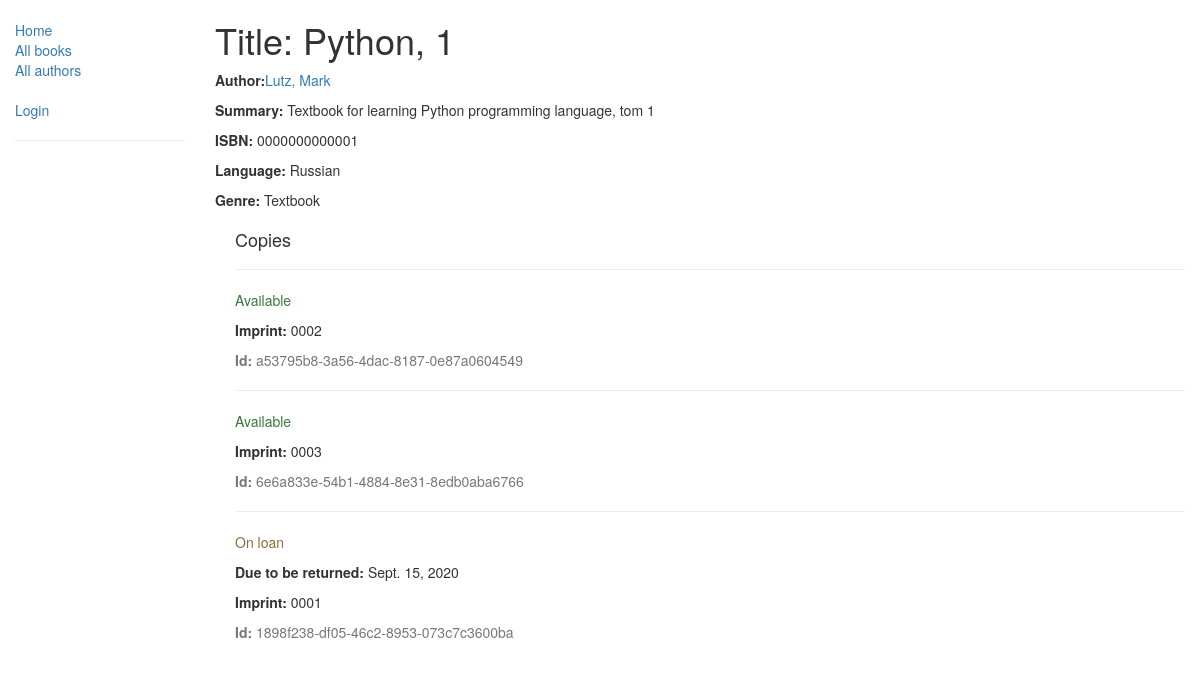
/catalog/book/1, run on the app's committed database.
### catalog/models.py (models this page shows, shortened)
class Book(models.Model):
    title = models.CharField(max_length=200)
    author = models.ForeignKey('Author', on_delete=models.SET_NULL, null=True)
    summary = models.TextField(max_length=1000, help_text="Enter a brief description of the book")
    isbn = models.CharField('ISBN', max_length=13,
                            help_text='13 Character <a href="https://www.isbn-international.org/content/what-isbn'
                                      '">ISBN number</a>')
    genre = models.ManyToManyField(Genre, help_text="Select a genre for this book")
    language = models.ForeignKey('Language', on_delete=models.SET_NULL, null=True)
    def display_genre(self):
        """
        Creates a string for the Genre. This is required to display genre in Admin.
        """
        return ', '.join([genre.name for genre in self.genre.all()[:3]])
    display_genre.short_description = 'Genre'
    class Meta:
        permissions = (("can_set_book", "Set changes book"),)

class Author(models.Model):
    first_name = models.CharField(max_length=100)
    last_name = models.CharField(max_length=100)
    date_of_birth = models.DateField(null=True, blank=True)
    date_of_death = models.DateField('Died', null=True, blank=True)
    class Meta:
        ordering = ['last_name', 'first_name']
        permissions = (("can_set_author", "Set changes author"),)
    def __str__(self):
        return '%s, %s' % (self.last_name, self.first_name)

class Language(models.Model):
    name = models.CharField(max_length=200,
                            help_text="Enter the book's natural language (e.g. English, French, Japanese etc.")
    def __str__(self):
        return self.name

class Genre(models.Model):
    name = models.CharField(max_length=200, help_text="Enter a book genre (e.g. Science Fiction, French Poetry etc.)")
    def __str__(self):
        return self.name

class BookInstances(models.Model):
    id = models.UUIDField(primary_key=True, default=uuid.uuid4,
                          help_text="Unique ID for this particular book across whole library")
    book = models.ForeignKey('Book', on_delete=models.SET_NULL, null=True)
    imprint = models.CharField(max_length=200)
    due_back = models.DateField(null=True, blank=True)
    borrower = models.ForeignKey(User, on_delete=models.SET_NULL, null=True, blank=True)
    LOAN_STATUS = (
        ('m', 'Maintenance'),
        ('o', 'On loan'),
        ('a', 'Available'),
        ('r', 'Reserved'),
    )
    status = models.CharField(max_length=1, choices=LOAN_STATUS, blank=True, default='m', help_text='Book availability')
    class Meta:
        ordering = ["due_back"]
        permissions = (("can_mark_returned", "Set book as returned"),)

### catalog/views.py (the view)
# urls.py: url(r'^book/(?P<pk>\d+)$', views.BookDetailView.as_view(), name='book-detail'),
class BookDetailView(generic.DetailView):
    model = Book

### catalog/templates/catalog/book_detail.html
{% extends "base_generic.html" %}
{% block content %}
    <h1>Title: {{ book.title }}</h1>
    <p><strong>Author:</strong><a href="{% url 'author-detail' book.author.pk %}">{{ book.author }}</a></p>
    <p><strong>Summary:</strong> {{ book.summary }}</p>
    <p><strong>ISBN:</strong> {{ book.isbn }}</p>
    <p><strong>Language:</strong> {{ book.language }}</p>
    <p><strong>Genre:</strong> {% for genre in book.genre.all %} {{ genre }}{% if not forloop.last %}, {% endif %}{% endfor %}</p>
    <div style="margin-left:20px;margin-top:20px">
        <h4>Copies</h4>
        {% for copy in book.bookinstances_set.all %}
            <hr>
            <p class="{% if copy.status == 'a' %}text-success{% elif copy.status == 'd' %}text-danger{% else %}text-warning{% endif %}">{{copy.get_status_display}}</p>
            {% if copy.status != 'a' %}<p><strong>Due to be returned:</strong> {{copy.due_back}}</p>{% endif %}
            <p><strong>Imprint:</strong> {{copy.imprint}}</p>
            <p class="text-muted"><strong>Id:</strong> {{copy.id}}</p>
        {% endfor %}
    </div>
{% endblock %}

### data on the page
Book: title "Python, 1", author "Lutz, Mark", summary "Textbook for learning Python programming language, tom 1", isbn "0000000000001", language "Russian"
Genre: name "Textbook"
BookInstances: status "Available", imprint "0002", id "a53795b8-3a56-4dac-8187-0e87a0604549"
BookInstances: status "Available", imprint "0003", id "6e6a833e-54b1-4884-8e31-8edb0aba6766"
BookInstances: status "On loan", due_back "Sept. 15, 2020", imprint "0001", id "1898f238-df05-46c2-8953-073c7c3600ba"
